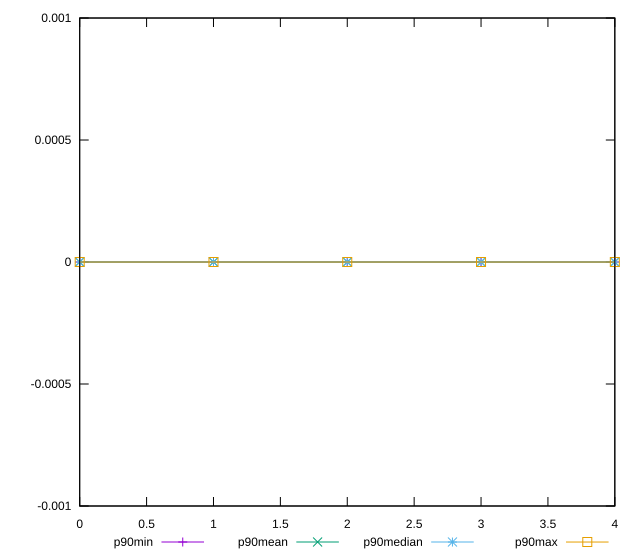

The gnuplot source for this figure:
reset

$p90Min <<EOF
0 0
1 0
2 0
3 0
4 0
EOF

$p90Mean <<EOF
0 4.045227509937405e-18
1 2.8936663939698225e-18
2 0
3 3.543264972207946e-19
4 5.787332787939642e-18
EOF

$p90Median <<EOF
0 0
1 0
2 0
3 0
4 0
EOF

$p90Max <<EOF
0 2.7755575615628914e-17
1 1.6653345369377347e-17
2 0
3 1.6653345369377347e-17
4 3.3306690738754695e-17
EOF

set key outside below
set xrange [0:4]
set yrange [-0.001:0.0010000000000000334]
set trange [-0.001:0.0010000000000000334]
set terminal svg size 640, 560 enhanced background rgb 'white'
set output "report_00022_2021-02-20T12:08:46.964Z/meta/score-difference/progression/value.svg"

plot $p90Min title "p90min" with linespoints, \
     $p90Mean title "p90mean" with linespoints, \
     $p90Median title "p90median" with linespoints, \
     $p90Max title "p90max" with linespoints

reset
